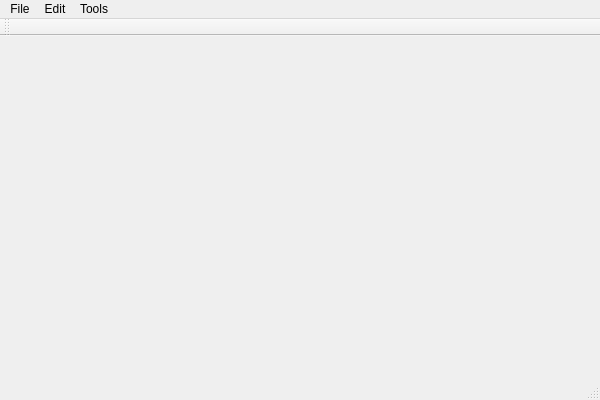
<ui version="4.0" >
 <class>AreasSelectorClass</class>
 <widget class="QMainWindow" name="AreasSelectorClass" >
  <property name="geometry" >
   <rect>
    <x>0</x>
    <y>0</y>
    <width>600</width>
    <height>400</height>
   </rect>
  </property>
  <property name="windowTitle" >
   <string>Areas Selector Tool</string>
  </property>
  <widget class="QWidget" name="centralWidget" >
   <layout class="QGridLayout" >
    <property name="margin" >
     <number>9</number>
    </property>
    <property name="spacing" >
     <number>6</number>
    </property>
    <item row="0" column="0" >
     <widget class="QMcWidget" native="1" name="selectorControl_" />
    </item>
   </layout>
  </widget>
  <widget class="QMenuBar" name="menuBar" >
   <property name="geometry" >
    <rect>
     <x>0</x>
     <y>0</y>
     <width>600</width>
     <height>19</height>
    </rect>
   </property>
   <widget class="QMenu" name="menuTools" >
    <property name="title" >
     <string>Tools</string>
    </property>
    <addaction name="actionProperties" />
   </widget>
   <widget class="QMenu" name="menuEdit" >
    <property name="title" >
     <string>Edit</string>
    </property>
    <addaction name="actionUndo" />
    <addaction name="actionRedo" />
   </widget>
   <widget class="QMenu" name="menuFile" >
    <property name="title" >
     <string>File</string>
    </property>
    <addaction name="actionNew_Project" />
    <addaction name="separator" />
    <addaction name="actionLoad_Project" />
    <addaction name="actionSave_Project" />
    <addaction name="actionLoad_Image" />
    <addaction name="separator" />
    <addaction name="actionExit" />
   </widget>
   <addaction name="menuFile" />
   <addaction name="menuEdit" />
   <addaction name="menuTools" />
  </widget>
  <widget class="QToolBar" name="mainToolBar" >
   <property name="orientation" >
    <enum>Qt::Horizontal</enum>
   </property>
   <attribute name="toolBarArea" >
    <number>4</number>
   </attribute>
  </widget>
  <widget class="QStatusBar" name="statusBar" />
  <action name="actionLoad_Project" >
   <property name="text" >
    <string>Load Project...</string>
   </property>
  </action>
  <action name="actionSave_Project" >
   <property name="text" >
    <string>Save Project As...</string>
   </property>
  </action>
  <action name="actionLoad_Image" >
   <property name="text" >
    <string>Load Image...</string>
   </property>
  </action>
  <action name="actionExit" >
   <property name="text" >
    <string>Exit</string>
   </property>
  </action>
  <action name="actionProperties" >
   <property name="text" >
    <string>Properties...</string>
   </property>
  </action>
  <action name="actionUndo" >
   <property name="text" >
    <string>Undo</string>
   </property>
  </action>
  <action name="actionRedo" >
   <property name="text" >
    <string>Redo</string>
   </property>
  </action>
  <action name="actionNew_Project" >
   <property name="text" >
    <string>New Project</string>
   </property>
  </action>
 </widget>
 <layoutdefault spacing="6" margin="11" />
 <customwidgets>
  <customwidget>
   <class>QMcWidget</class>
   <extends>QWidget</extends>
   <header>qmcwidget.h</header>
  </customwidget>
 </customwidgets>
 <resources/>
 <connections/>
</ui>
